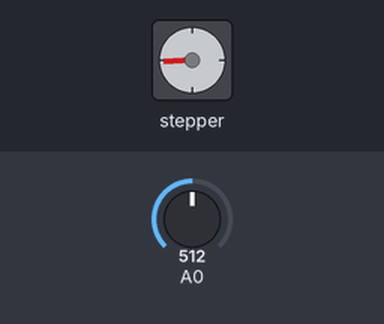
The sketch below on a simulated Arduino Uno, built with avr-gcc and run on an emulated ATmega328P. Shown: stepper motor. The inputs (shaded band) are chosen by the test bench; at power-on: A0 = 512. Stepper angles assume 200 steps per turn.

Above: at 1.2 s.
1.3 s: A0 set to 716
At 1.67 s:
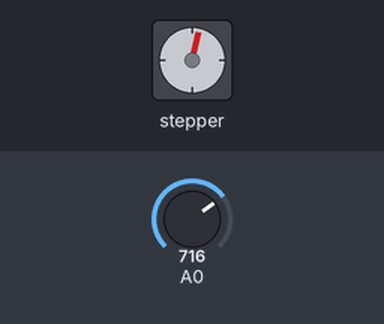
4.3 s: A0 set to 900
7.3 s: A0 set to 0
At 7.3 s:
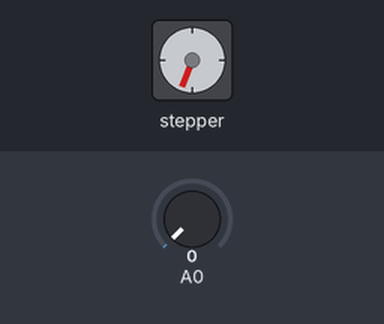
8.8 s: A0 set to 3
10.3 s: A0 set to 6
At 13.45 s:
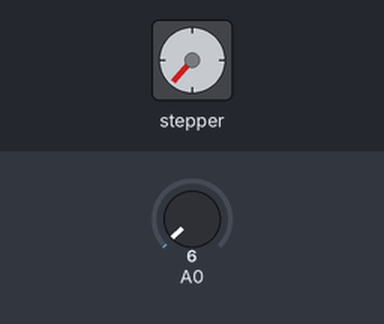
Timing chart, 0 to 41.8 s (numbered marks = the images above; inputs shaded):
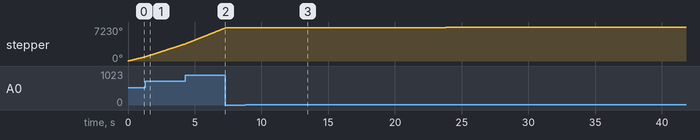

Measured:
- the behaviour switches between 4 and 5 on A0 (found by bisection; images 2 and 3)
- after the input at 7.3 s, stepper: stops changing and stays 7041°
- after the input at 8.8 s, every drawn part: stays the same
- after the input at 10.3 s, stepper: keeps turning clockwise at about 6°/s, starting at once

The sketch:

Stepper_motor.ino
```cpp
#include <Stepper.h>

const int stepsPerRevolution = 200;  // change this to fit the number of steps per revolution
// for your motor


// initialize the stepper library on pins 8 through 11:
Stepper myStepper(stepsPerRevolution, 8, 9, 10, 11);

int stepCount = 0;  // number of steps the motor has taken

void setup() {
  // nothing to do inside the setup
}

void loop() {
  // read the sensor value:
  int sensorReading = analogRead(A0);
  // map it to a range from 0 to 100:
  int motorSpeed = map(sensorReading, 0, 1023, 0, 250);
  // set the motor speed:
  if (motorSpeed > 0) {
    myStepper.setSpeed(motorSpeed);
    // step 1/100 of a revolution:
    myStepper.step(stepsPerRevolution / 100);
  }
}
```
